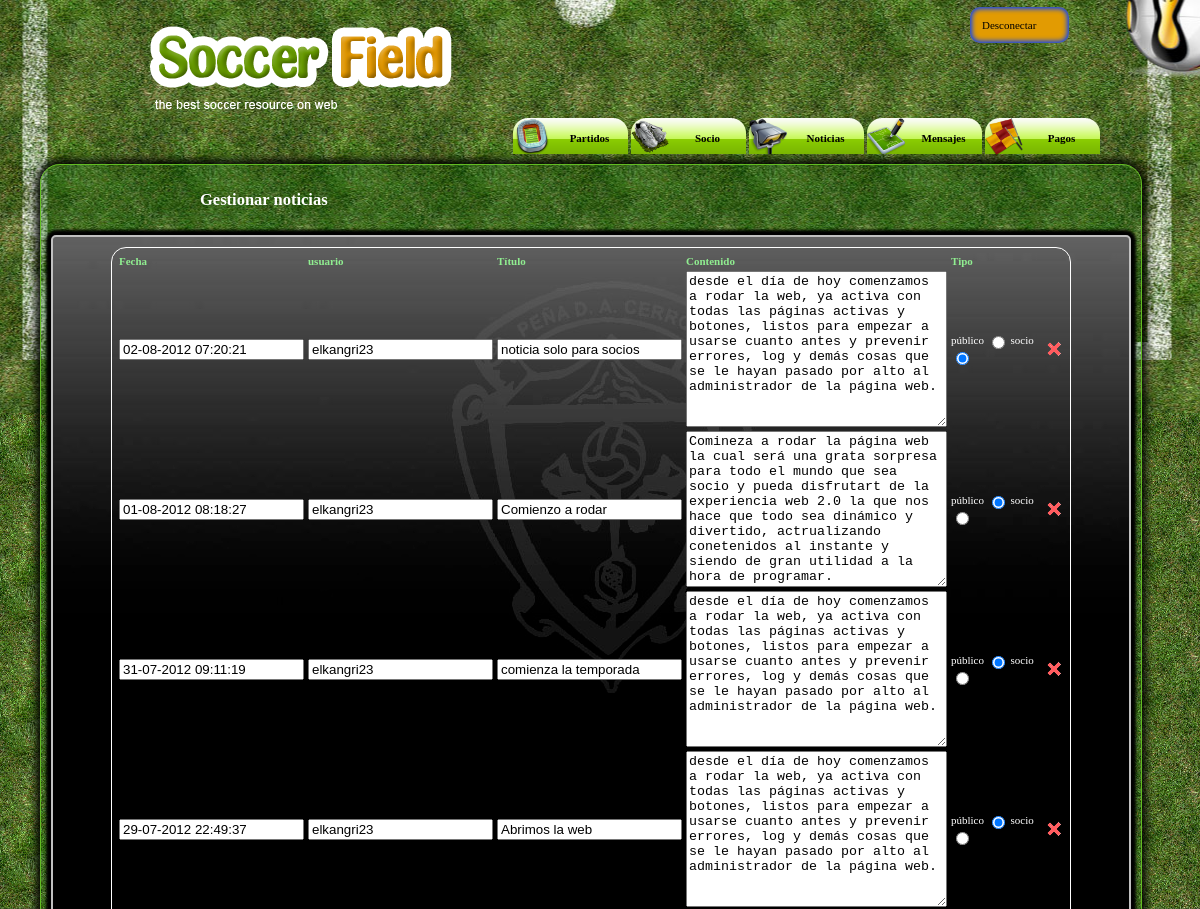
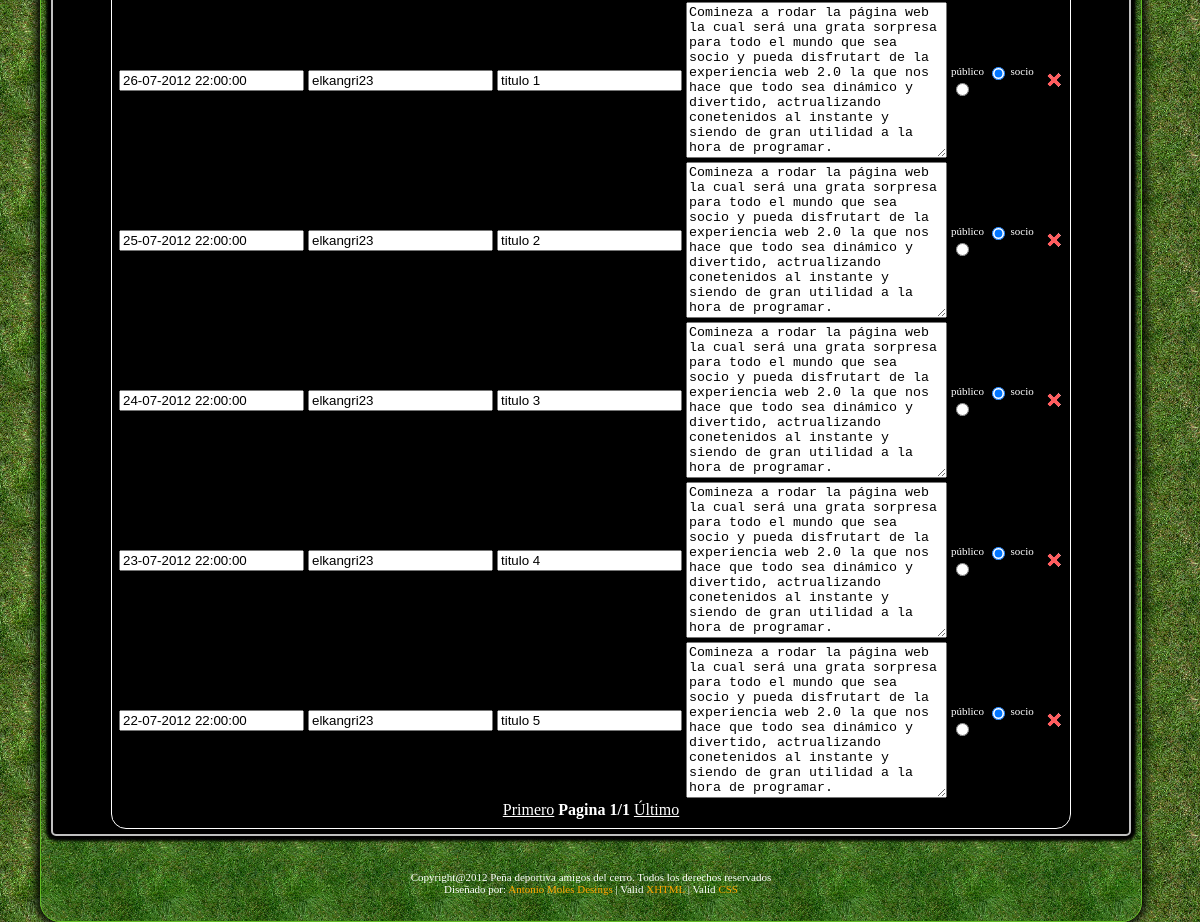
The page /admin/noticias/gestionarnoticias.php (signed in) on the database its author committed (2 pictures, top to bottom).
### tables this page shows
CREATE TABLE IF NOT EXISTS `noticias` (
  `id` int(8) NOT NULL AUTO_INCREMENT,
  `usu` varchar(25) NOT NULL,
  `fecha` timestamp NOT NULL DEFAULT CURRENT_TIMESTAMP,
  `titulo` varchar(50) NOT NULL,
  `contenido` text NOT NULL,
  `tipo` enum('p','s') NOT NULL,
  PRIMARY KEY (`id`,`usu`,`fecha`),
  KEY `noticias_usu_sociousuario` (`usu`)
);

### admin/noticias/consultatodasnoticias.php (the view, shortened to what this page needs)
<table class="todosgoless">
	<tr>
	<th>Fecha</th>
	<th>usuario</th>
	<th>Título</th>
	<th>Contenido</th>
	<th>Tipo</th>
	<th></th>
	</tr>
		<?php
 $RegistrosAMostrar=10;
 if(isset($_GET['pag'])){
  $RegistrosAEmpezar=($_GET['pag']-1)*$RegistrosAMostrar;
  $PagAct=$_GET['pag'];
 }else{
  $RegistrosAEmpezar=0;
  $PagAct=1;
 }
					include ('../../php/conexion.php');
		$instruccion = "SELECT *
						FROM noticias
						ORDER BY fecha DESC LIMIT $RegistrosAEmpezar, $RegistrosAMostrar" ;
		$consulta = mysql_query ($instruccion, $conexion);
	$nfilas=mysql_num_rows($consulta);
	for ($i=0; $i<$nfilas; $i++)
										{
										$resultado = mysql_fetch_array ($consulta);
			?>
	<tr>
	<td><input id="datepicker<?php echo $i; ?>" value="<?php
	$dia=substr($resultado['fecha'],8,2);
	$mes=substr($resultado['fecha'],5,2);
	$ano=substr($resultado['fecha'],0,4);
	$hora=substr($resultado['fecha'],11,8);
	echo $dia."-".$mes."-".$ano." ".$hora;
	?>" readonly /></td>
	<td><input value="<?php echo $resultado['usu']; ?>" readonly /></td>
	<td><input id="titulo<?php echo $i; ?>" value="<?php echo $resultado['titulo']; ?>" onblur="cambiartitulo('<?php echo $resultado['id']; ?>','<?php echo $i; ?>')" /></td>
	<td><textarea id="contenido<?php echo $i; ?>" style="resize:vertical;" cols="30" rows="10" onblur="cambiarcontenido('<?php echo $resultado['id']; ?>','<?php echo $i; ?>')" ><?php echo $resultado['contenido']; ?></textarea></td>
	<td>
	<?php
	if($resultado['tipo']=='p')
	{
	echo "público&nbsp;<input name='tipo$i' type='radio' value='p' checked='checked' />&nbsp;socio&nbsp;<input  name='tipo$i' type='radio' value='s' onclick=\"cambiartipo('".$resultado['id']."','s')\" />";
	}
		else
			{
			echo "público&nbsp;<input name='tipo$i' type='radio' value='p' onclick=\"cambiartipo('".$resultado['id']."','p')\" />&nbsp;socio&nbsp;<input  name='tipo$i' type='radio' value='s' checked='checked' />";
			}
	?>
	</td>
	<td><img onclick="eliminarnoticia('<?php echo $resultado['id']; ?>')" src="../../images/socio/checkx.png" alt="Eliminar noticia" title="Eliminar noticia"/></td>
	</tr>
	<?php } ?>
	</table>
	<?php
include ('../../php/conexion.php');
 $NroRegistros=mysql_num_rows(mysql_query("SELECT * FROM noticias",$conexion));
 $PagUlt=$NroRegistros/$RegistrosAMostrar;
 $Res=$NroRegistros%$RegistrosAMostrar;
 if($Res>0) $PagUlt=floor($PagUlt)+1;
 echo "<p style='text-align:center;'><a onclick=\"Pagina('1')\" style='text-decoration:underline;cursor:pointer;color:white;'>Primero</a> ";
 echo "<strong style='color:white;'>Pagina ".$PagAct."/".$PagUlt." </strong>";
 echo "<a onclick=\"Pagina('$PagUlt')\" style='text-decoration:underline;cursor:pointer;color:white;'>&Uacute;ltimo</a></p>"; ?>

### css/admin.css (style rules this page uses)
body { font-family:Tahoma; margin:0px; padding:0px; text-align:left; background:#3c3b41 url(../images/bg.jpg) repeat; font-size:11px; line-height:normal; }
html, body { height:auto; }
form,table,p,h1,h2,h3,h4,h5,h6,ul,li,div,dl { margin:0px; padding:0px; }
a { text-decoration:none; outline:none; color:#000; }
img { border:0px; vertical-align:top; margin:0px; padding:0px; }
input , select { vertical-align:middle; }

### admin/socio/css/socio.css (style rules this page uses)
table { margin:auto; }

### admin/noticias/gestionarnoticias.php (style rules this page uses)
#undiv p { text-align:center;margin-bottom:5px;font-size:16px; }
th { color:lightgreen; }
td { color:white; }

### rows shown on the page
noticias: fecha "02-08-2012 07:20:21", usu "elkangri23", titulo "noticia solo para socios", id+contenido "desde el día de hoy comenzamos a rodar la web, ya activa con todas las páginas activas y botones, listos para empezar a usarse cuanto antes y prevenir errores, log y demás cosas que se le hayan pasado por alto al administrador de la página web."
noticias: fecha "01-08-2012 08:18:27", usu "elkangri23", titulo "Comienzo a rodar", id+contenido "Comineza a rodar la página web la cual será una grata sorpresa para todo el mundo que sea socio y pueda disfrutart de la experiencia web 2.0 la que nos hace que todo sea dinámico y divertido, actrualizando conetenidos al instante y siendo de gran utilidad a la hora de programar."
noticias: fecha "31-07-2012 09:11:19", usu "elkangri23", titulo "comienza la temporada", id+contenido "desde el día de hoy comenzamos a rodar la web, ya activa con todas las páginas activas y botones, listos para empezar a usarse cuanto antes y prevenir errores, log y demás cosas que se le hayan pasado por alto al administrador de la página web."
noticias: fecha "29-07-2012 22:49:37", usu "elkangri23", titulo "Abrimos la web", id+contenido "desde el día de hoy comenzamos a rodar la web, ya activa con todas las páginas activas y botones, listos para empezar a usarse cuanto antes y prevenir errores, log y demás cosas que se le hayan pasado por alto al administrador de la página web."
noticias: fecha "26-07-2012 22:00:00", usu "elkangri23", titulo "titulo 1", id+contenido "Comineza a rodar la página web la cual será una grata sorpresa para todo el mundo que sea socio y pueda disfrutart de la experiencia web 2.0 la que nos hace que todo sea dinámico y divertido, actrualizando conetenidos al instante y siendo de gran utilidad a la hora de programar."
noticias: fecha "25-07-2012 22:00:00", usu "elkangri23", titulo "titulo 2", id+contenido "Comineza a rodar la página web la cual será una grata sorpresa para todo el mundo que sea socio y pueda disfrutart de la experiencia web 2.0 la que nos hace que todo sea dinámico y divertido, actrualizando conetenidos al instante y siendo de gran utilidad a la hora de programar."
noticias: fecha "24-07-2012 22:00:00", usu "elkangri23", titulo "titulo 3", id+contenido "Comineza a rodar la página web la cual será una grata sorpresa para todo el mundo que sea socio y pueda disfrutart de la experiencia web 2.0 la que nos hace que todo sea dinámico y divertido, actrualizando conetenidos al instante y siendo de gran utilidad a la hora de programar."
noticias: fecha "23-07-2012 22:00:00", usu "elkangri23", titulo "titulo 4", id+contenido "Comineza a rodar la página web la cual será una grata sorpresa para todo el mundo que sea socio y pueda disfrutart de la experiencia web 2.0 la que nos hace que todo sea dinámico y divertido, actrualizando conetenidos al instante y siendo de gran utilidad a la hora de programar."
noticias: fecha "22-07-2012 22:00:00", usu "elkangri23", titulo "titulo 5", id+contenido "Comineza a rodar la página web la cual será una grata sorpresa para todo el mundo que sea socio y pueda disfrutart de la experiencia web 2.0 la que nos hace que todo sea dinámico y divertido, actrualizando conetenidos al instante y siendo de gran utilidad a la hora de programar."

### other values the page prints
$PagAct "1"
$PagUlt "1"
